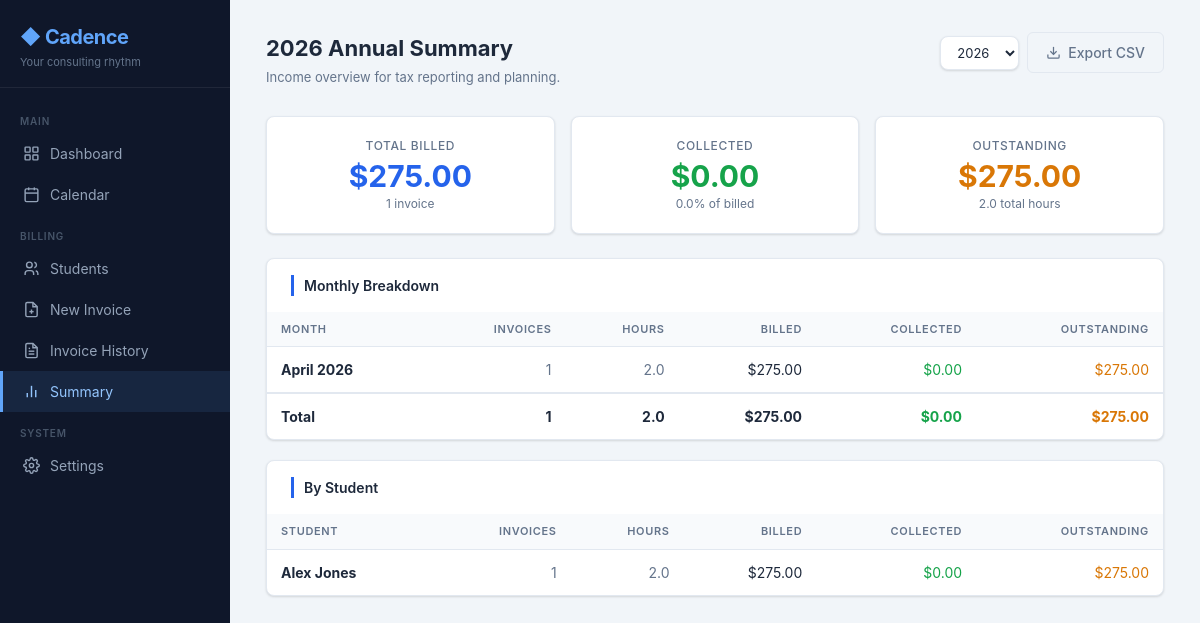
Page /summary on the committed database.
### tables this page shows
CREATE TABLE invoices (
            id             INTEGER PRIMARY KEY AUTOINCREMENT,
            invoice_number TEXT NOT NULL UNIQUE,
            client_id      INTEGER NOT NULL,
            month          INTEGER NOT NULL,
            year           INTEGER NOT NULL,
            total_hours    REAL NOT NULL,
            total_amount   REAL NOT NULL,
            hourly_rate    REAL NOT NULL,
            pdf_path       TEXT,
            created_at     TIMESTAMP DEFAULT CURRENT_TIMESTAMP, paid INTEGER DEFAULT 0, paid_at TEXT,
            FOREIGN KEY (client_id) REFERENCES clients(id)
        );

### app.py (the view)
@app.route('/summary')
@app.route('/summary/<int:year>')
def annual_summary(year=None):
    years = get_invoice_years()
    if year is None:
        year = years[0] if years else datetime.now().year
    data = get_annual_summary(year)
    return render_template('annual_summary.html',
        year=year, years=years, month_name=month_name, **data)

### app.py (called while the page is built)
@app.after_request
def _touch_activity(response):
    if not request.path.startswith('/static/'):
        global _last_activity
        with _last_activity_lock:
            _last_activity = time.monotonic()
    return response

### database.py (called while the page is built)
def get_db():
    conn = sqlite3.connect(DB_PATH)
    conn.row_factory = sqlite3.Row
    conn.execute("PRAGMA foreign_keys = ON")
    return conn

def month_name(month_int, year_int):
    return f"{calendar.month_name[month_int]} {year_int}"

def get_invoice_years():
    conn  = get_db()
    rows  = conn.execute('SELECT DISTINCT year FROM invoices ORDER BY year DESC').fetchall()
    conn.close()
    return [r['year'] for r in rows]

### templates/annual_summary.html (shortened to what this page needs)
{% extends "base.html" %}
{% block content %}
<div class="page-header">
  <div class="page-header-left">
    <h2>{{ year }} Annual Summary</h2>
    <p>Income overview for tax reporting and planning.</p>
  </div>
  <div class="flex gap-2" style="align-items:center; flex-wrap:wrap">
    <select id="year-jump" class="filter-select" onchange="window.location='/summary/'+this.value">
      {% for y in years %}
      <option value="{{ y }}" {% if y == year %}selected{% endif %}>{{ y }}</option>
      {% endfor %}
    </select>
    <a href="{{ url_for('export_summary_csv', year=year) }}" class="btn btn-ghost">
      <svg width="15" height="15" fill="none" stroke="currentColor" stroke-width="2" viewBox="0 0 24 24">
        <path d="M21 15v4a2 2 0 0 1-2 2H5a2 2 0 0 1-2-2v-4"/>
        <polyline points="7 10 12 15 17 10"/>
        <line x1="12" y1="15" x2="12" y2="3"/>
      </svg>
      Export CSV
    </a>
  </div>
</div>
<div class="stats-grid">
  <div class="stat-card">
    <div class="stat-label">Total Billed</div>
    <div class="stat-value">${{ "%.2f"|format(totals.total_amount) }}</div>
    <div class="stat-sub">{{ totals.invoice_count }} invoice{{ 's' if totals.invoice_count != 1 }}</div>
  </div>
  <div class="stat-card">
    <div class="stat-label">Collected</div>
    <div class="stat-value text-success">${{ "%.2f"|format(totals.paid_amount) }}</div>
    <div class="stat-sub">{{ "%.1f"|format(totals.paid_amount / totals.total_amount * 100 if totals.total_amount else 0) }}% of billed</div>
  </div>
  <div class="stat-card">
    <div class="stat-label">Outstanding</div>
    <div class="stat-value text-warning">${{ "%.2f"|format(totals.total_amount - totals.paid_amount) }}</div>
    <div class="stat-sub">{{ "%.1f"|format(totals.total_hours) }} total hours</div>
  </div>
</div>
{% if not by_month %}
<div class="card">
  <div class="empty-state">
    <div class="empty-icon">📊</div>
    <h3>No invoices for {{ year }}</h3>
    <p>Generate invoices to see your annual summary here.</p>
  </div>
</div>
{% else %}
<div class="card" style="padding:0">
  <div style="padding:16px 24px 0">
    <div class="card-title">Monthly Breakdown</div>
  </div>
  <div class="table-wrap">
    <table>
      <thead>
        <tr>
          <th>Month</th>
          <th class="text-right">Invoices</th>
          <th class="text-right">Hours</th>
          <th class="text-right">Billed</th>
          <th class="text-right">Collected</th>
          <th class="text-right">Outstanding</th>
        </tr>
      </thead>
      <tbody>
        {% for row in by_month %}
        <tr>
          <td class="font-bold">{{ month_name(row.month, year) }}</td>
          <td class="text-right text-muted">{{ row.invoice_count }}</td>
          <td class="text-right text-muted">{{ "%.1f"|format(row.total_hours) }}</td>
          <td class="text-right">${{ "%.2f"|format(row.total_amount) }}</td>
          <td class="text-right" style="color:var(--success)">${{ "%.2f"|format(row.paid_amount) }}</td>
          <td class="text-right" style="color:var(--warning)">${{ "%.2f"|format(row.total_amount - row.paid_amount) }}</td>
        </tr>
        {% endfor %}
        <tr style="border-top:2px solid var(--border); font-weight:700">
          <td>Total</td>
          <td class="text-right">{{ totals.invoice_count }}</td>
          <td class="text-right">{{ "%.1f"|format(totals.total_hours) }}</td>
          <td class="text-right">${{ "%.2f"|format(totals.total_amount) }}</td>
          <td class="text-right" style="color:var(--success)">${{ "%.2f"|format(totals.paid_amount) }}</td>
          <td class="text-right" style="color:var(--warning)">${{ "%.2f"|format(totals.total_amount - totals.paid_amount) }}</td>
        </tr>
      </tbody>
    </table>
  </div>
</div>
<div class="card" style="padding:0">
  <div style="padding:16px 24px 0">
    <div class="card-title">By Student</div>
  </div>
  <div class="table-wrap">
    <table>
      <thead>
        <tr>
          <th>Student</th>
          <th class="text-right">Invoices</th>
          <th class="text-right">Hours</th>
          <th class="text-right">Billed</th>
          <th class="text-right">Collected</th>
          <th class="text-right">Outstanding</th>
        </tr>
      </thead>
      <tbody>
        {% for row in by_student %}
        <tr>
          <td class="font-bold">{{ row.name }}</td>
          <td class="text-right text-muted">{{ row.invoice_count }}</td>
          <td class="text-right text-muted">{{ "%.1f"|format(row.total_hours) }}</td>
          <td class="text-right">${{ "%.2f"|format(row.total_amount) }}</td>
          <td class="text-right" style="color:var(--success)">${{ "%.2f"|format(row.paid_amount) }}</td>
          <td class="text-right" style="color:var(--warning)">${{ "%.2f"|format(row.total_amount - row.paid_amount) }}</td>
        </tr>
        {% endfor %}
      </tbody>
    </table>
  </div>
</div>
{% endif %}
{% endblock %}

### static/css/style.css (style rules this page uses)
:root { --primary: #2563eb; --primary-dk: #1d4ed8; --primary-lt: #eff6ff; --bg: #f1f5f9; --card: #ffffff; --border: #e2e8f0; --text: #1e293b; --muted: #64748b; --success: #16a34a; --success-bg: #dcfce7; --danger: #dc2626; --danger-bg: #fee2e2; --warning: #d97706; --warning-bg: #fef3c7; --sidebar-w: 230px; --radius: 8px; --shadow: 0 1px 3px rgba(0,0,0,.08), 0 1px 2px rgba(0,0,0,.06); }
*, *::before, *::after { box-sizing: border-box; margin: 0; padding: 0; }
body { font-family: -apple-system, BlinkMacSystemFont, 'Segoe UI', Roboto, sans-serif; background: var(--bg); color: var(--text); display: flex; min-height: 100vh; font-size: 15px; line-height: 1.5; }
a { color: var(--primary); text-decoration: none; }
.page-header { display: flex; justify-content: space-between; align-items: flex-start; margin-bottom: 28px; }
.page-header-left h2 { font-size: 22px; font-weight: 700; color: var(--text); }
.page-header-left p { font-size: 13px; color: var(--muted); margin-top: 3px; }
.card { background: var(--card); border: 1px solid var(--border); border-radius: var(--radius); box-shadow: var(--shadow); padding: 24px; margin-bottom: 20px; }
.card-title { font-size: 14px; font-weight: 600; color: var(--text); margin-bottom: 16px; padding-left: 10px; border-left: 3px solid var(--primary); }
.stats-grid { display: grid; grid-template-columns: repeat(3, 1fr); gap: 16px; margin-bottom: 24px; }
.stat-card { background: var(--card); border: 1px solid var(--border); border-radius: var(--radius); box-shadow: var(--shadow); padding: 20px 24px; text-align: center; }
.stat-label { font-size: 12px; color: var(--muted); font-weight: 500; text-transform: uppercase; letter-spacing: .05em; }
.stat-value { font-size: 30px; font-weight: 700; color: var(--primary); margin-top: 6px; line-height: 1; }
.stat-sub { font-size: 12px; color: var(--muted); margin-top: 4px; }
.table-wrap { overflow-x: auto; }
table { width: 100%; border-collapse: collapse; }
thead th { background: #f8fafc; padding: 9px 14px; font-size: 11px; font-weight: 600; text-transform: uppercase; letter-spacing: .06em; color: var(--muted); text-align: left; border-bottom: 1px solid var(--border); white-space: nowrap; }
tbody td { padding: 12px 14px; font-size: 14px; border-bottom: 1px solid var(--border); vertical-align: middle; }
tbody tr:last-child td { border-bottom: none; }
.text-right { text-align: right; }
input[type=text], input[type=email], input[type=number], input[type=tel], select, textarea { padding: 9px 12px; border: 1px solid var(--border); border-radius: 6px; font-size: 14px; color: var(--text); background: white; transition: border-color .15s, box-shadow .15s; width: 100%; font-family: inherit; }
.btn { display: inline-flex; align-items: center; justify-content: center; gap: 7px; padding: 9px 18px; border-radius: 6px; font-size: 14px; font-weight: 500; cursor: pointer; border: none; transition: all .15s; text-decoration: none; white-space: nowrap; font-family: inherit; }
.btn-ghost, .btn-ghost-danger { background: transparent; color: var(--muted); border: 1px solid var(--border); }
.flex { display: flex; }
.gap-2 { gap: 8px; }
.font-bold { font-weight: 700; }
.text-muted { color: var(--muted); }
.text-success { color: var(--success); }
.text-warning { color: var(--warning); }
.filter-select { padding: 7px 12px; border: 1px solid var(--border); border-radius: var(--radius); background: var(--card); color: var(--text); font-size: 13px; box-shadow: var(--shadow); cursor: pointer; width: auto; flex-shrink: 0; }

### rows in the picture
invoices: invoice_count "1", total_hours "2.0", total_amount "275.00", paid_amount "0.00", row.total_amount-row.paid_amount "275.00"

### other values in the picture
{{ "%.2f"|format(totals.total_amount) }} "275.00"
{{ totals.invoice_count }} "1"
{{ "%.2f"|format(totals.paid_amount) }} "0.00"
{{ "%.2f"|format(totals.total_amount - totals.paid_amount) }} "275.00"
{{ "%.1f"|format(totals.total_hours) }} "2.0"
{{ row.name }} "Alex Jones"
{{ row.invoice_count }} "1"
{{ "%.1f"|format(row.total_hours) }} "2.0"
{{ "%.2f"|format(row.total_amount) }} "275.00"
{{ "%.2f"|format(row.paid_amount) }} "0.00"
{{ "%.2f"|format(row.total_amount - row.paid_amount) }} "275.00"
form field value "2026"
